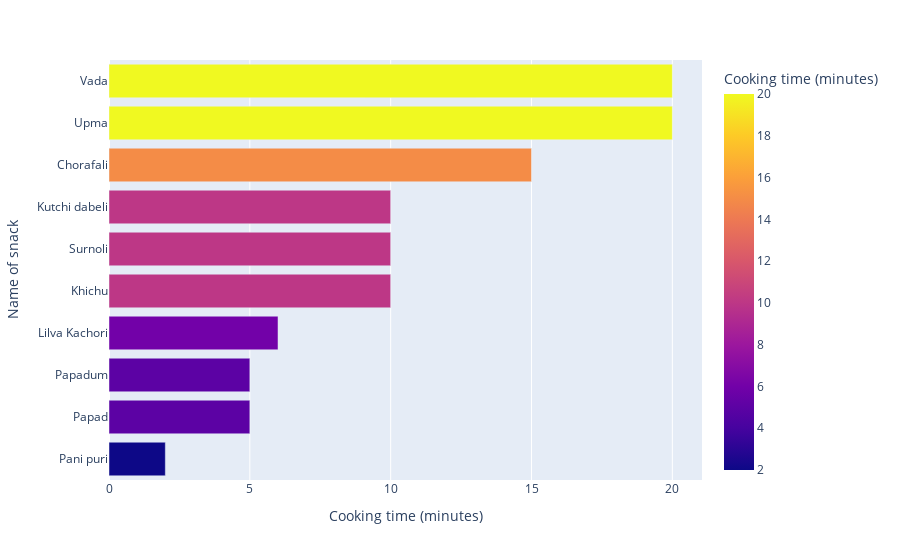

Write notebook code for a chart like this one.
### Markdown cell above
### Top 10 snacks with shortest cooking time <a class="anchor" id="section_1_2_12"></a>

### Code cell
snack_df = df[df['course']=='snack']

short_sort_snack_df = snack_df.sort_values(['cook_time'],ascending=True).iloc[:10,:]

fig = px.bar(short_sort_snack_df,y='name',x='cook_time',
             orientation='h',color='cook_time',
            labels={'name':'Name of snack','cook_time':'Cooking time (minutes)'})
fig.show()

### Figure 1 — Plotly figure (JSON) as saved in the notebook; plotly's stock layout.template omitted (floating-point values rounded to 4 significant figures)
{"data": [{"alignmentgroup": "True", "hovertemplate": "Cooking time (minutes)=%{marker.color}<br>Name of snack=%{y}<extra></extra>", "legendgroup": "", "marker": {"color": [2, 5, 5, 6, 10, 10, 10, 15, 20, 20], "coloraxis": "coloraxis"}, "name": "", "offsetgroup": "", "orientation": "h", "showlegend": false, "textposition": "auto", "type": "bar", "x": [2, 5, 5, 6, 10, 10, 10, 15, 20, 20], "xaxis": "x", "y": ["Pani puri", "Papad", "Papadum", "Lilva Kachori", "Khichu", "Surnoli", "Kutchi dabeli", "Chorafali", "Upma", "Vada"], "yaxis": "y"}], "layout": {"autosize": true, "barmode": "relative", "coloraxis": {"colorbar": {"title": {"text": "Cooking time (minutes)"}}, "colorscale": [[0, "#0d0887"], [0.1111, "#46039f"], [0.2222, "#7201a8"], [0.3333, "#9c179e"], [0.4444, "#bd3786"], [0.5556, "#d8576b"], [0.6667, "#ed7953"], [0.7778, "#fb9f3a"], [0.8889, "#fdca26"], [1, "#f0f921"]]}, "legend": {"tracegroupgap": 0}, "margin": {"t": 60}, "xaxis": {"anchor": "y", "autorange": true, "domain": [0, 1], "range": [0, 21.05], "title": {"text": "Cooking time (minutes)"}, "type": "linear"}, "yaxis": {"anchor": "x", "autorange": true, "domain": [0, 1], "range": [-0.5, 9.5], "title": {"text": "Name of snack"}, "type": "category"}}}
